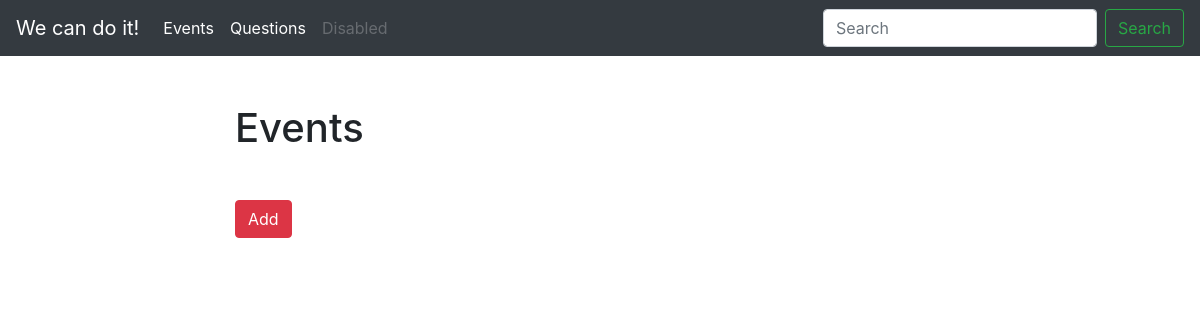
The page /blog/ on the database as committed earlier.
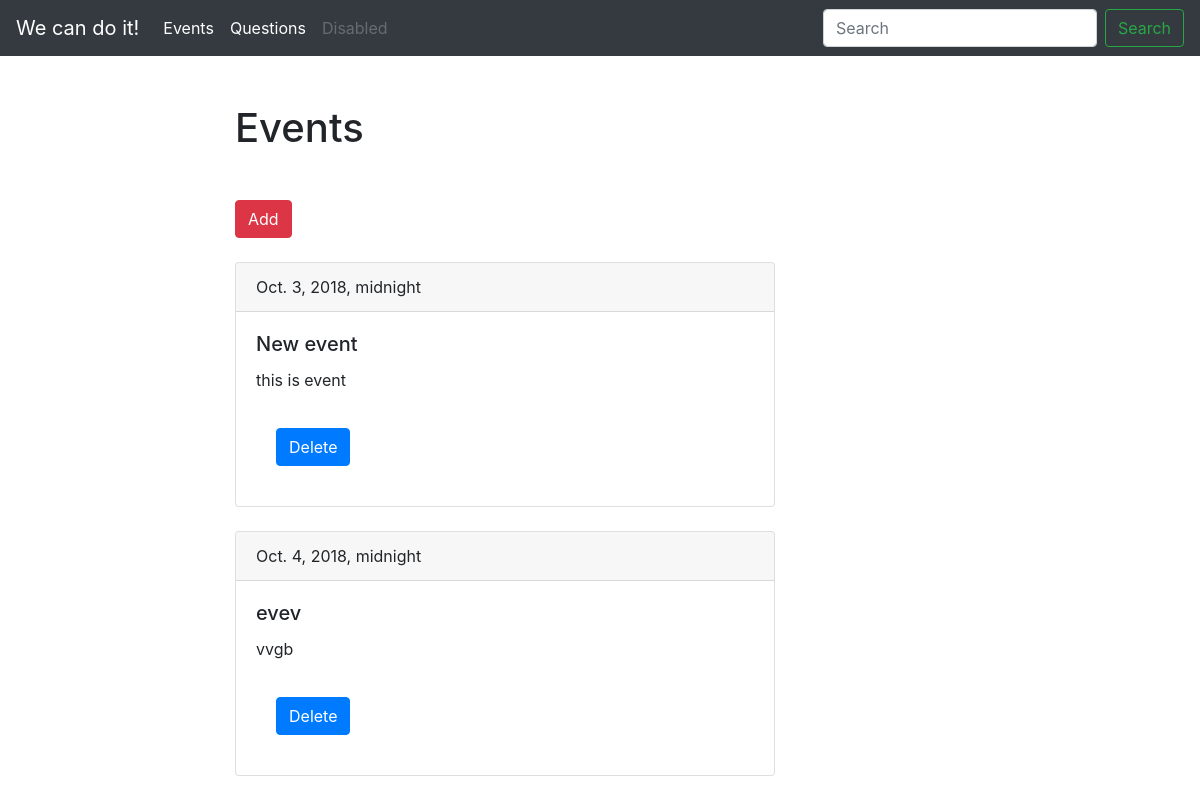
The same page on the database as committed later.
### blog/models.py (models this page shows, shortened)
class Event(models.Model):
	text = models.CharField(max_length=200)
	body = models.CharField(max_length=4096)
	post_date = models.DateTimeField('the date on which the post will be sent')

### blog/views.py (the view)
# urls.py: path('', event_list, name='event_list_url'),
def event_list(request):
	events = Event.objects.all()
	return render(request, 'blog/index.html', context={'events': events})

### blog/templates/blog/index.html (shortened to what this page needs)
{% extends 'blog/base_blog.html' %}
	{% block content %}
	<h1 class="mb-5">Events</h1>
	<a type="button" href="{% url 'events_page' %}" class="btn btn-danger mb-4">Add</a>
	{% for event in events %}
	<form action="{% url 'events_delete' %}" method="post">{% csrf_token %}
		<div class="card mb-4">
			<div class="card-header" name="date_event">
				{{ event.post_date }}
			</div>
			<div class="card-body">
				<h5 class="card-title", name="text_event">{{ event.text }}</h5>
				<p class="card-text">{{ event.body|truncatewords:15 }}</p>
				<div class="card-body">
					<button type="submit" class="btn btn-primary">Delete</button>
				</div>
			</div>
		</div>
	</form>
		{% endfor %}
	{% endblock %}

Rows that differ between the two databases and show on the page:
added Event: post_date "Oct. 3, 2018, midnight", text "New event", body "this is event"
added Event: post_date "Oct. 4, 2018, midnight", text "evev", body "vvgb"
